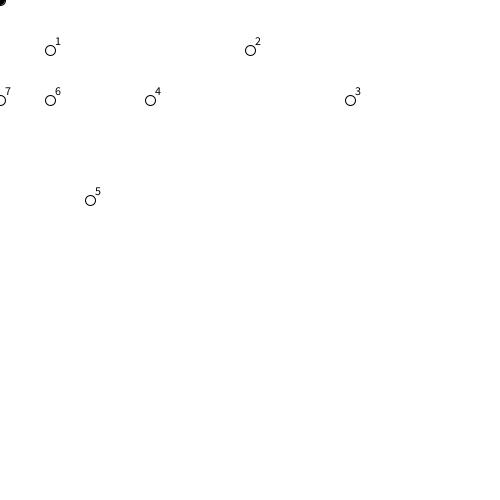
Frame 1 (no input)
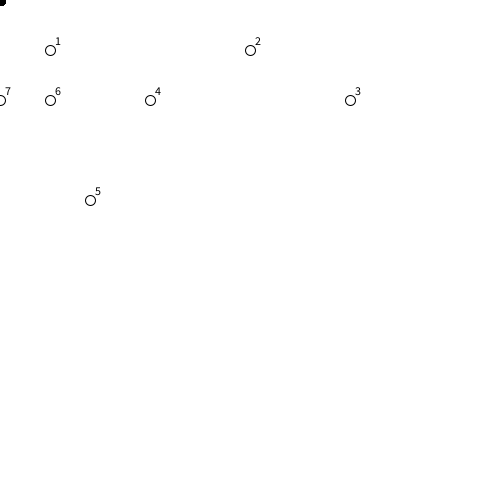
Frame 60 (the mouse pressed at the canvas centre just before this capture)
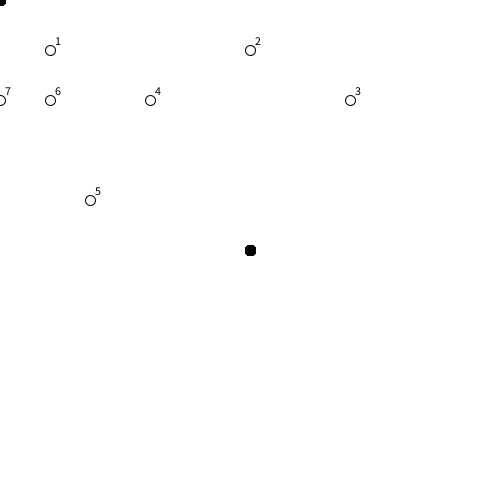
Frame 120 (the mouse held since frame 60 and released just before this capture)

The Processing sketch that drew these frames (run headless with seeded random() and noise(); from frame 60 on, the mouse is pressed at the canvas centre):

// Processing sketch: processing_31319
// ── processing_31319.pde

int value = 0;

void setup()
{
 size(500,500);
  background(255);
  smooth();
  
  ellipse(50, 50, 10, 10);
  fill(0);
  text("1", 55, 45);
  noFill();
  ellipse(250, 50, 10, 10);
   fill(0);
  text("2", 255, 45);
  noFill();
  ellipse(350, 100, 10, 10);
   fill(0);
  text("3", 355, 95);
  noFill();
  ellipse(90, 200, 10, 10);
   fill(0);
  text("5",95, 195);
  noFill();
  ellipse(150, 100, 10, 10);
   fill(0);
  text("4", 155, 95);
  noFill();
  ellipse(0, 100, 10, 10);
   fill(0);
  text("7", 5, 95);
  noFill();
  ellipse(50, 100, 10, 10);
   fill(0);
  text("6", 55, 95);
  noFill();
}


void draw()
{ 
  
  
  fill(0);
  ellipseMode(CENTER);
  ellipse(mouseX, mouseY, 10, 10);
  
 }
 
 
 
